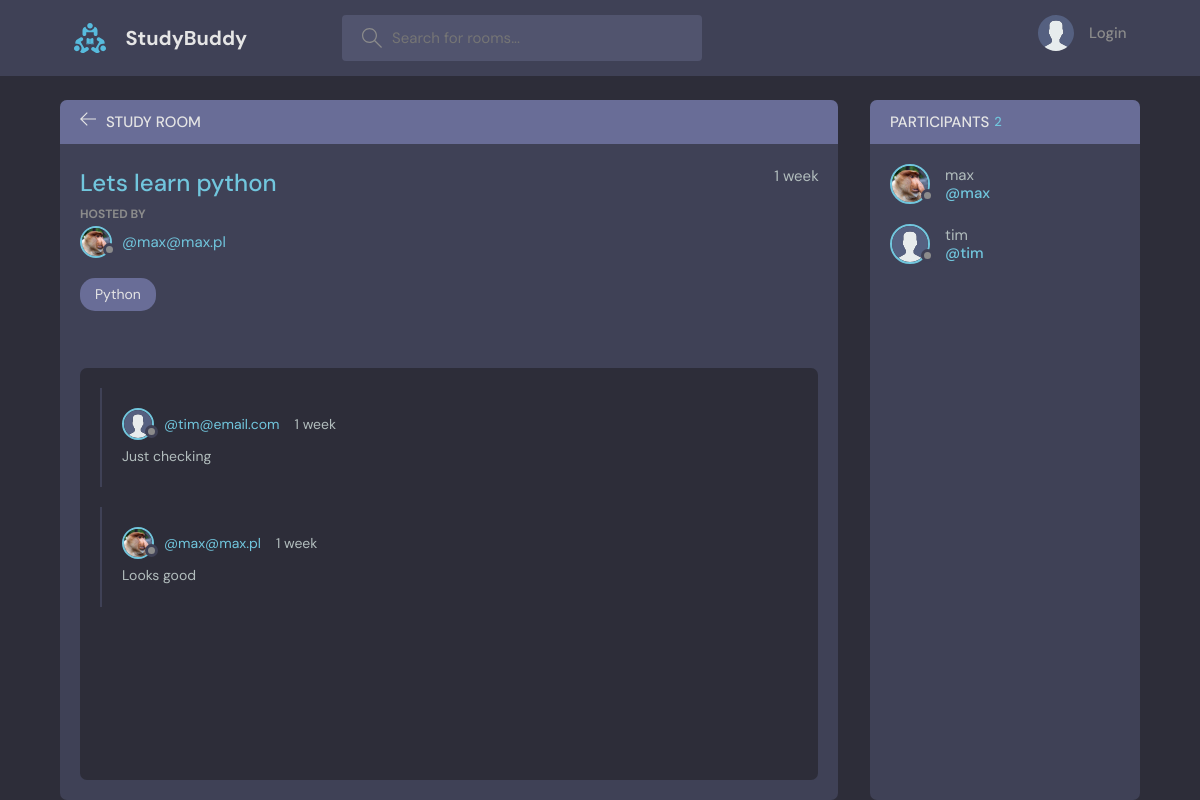
The page /room/1/ on the database its author committed.
### base/models.py (models this page shows, shortened)
class Room(models.Model):
    host = models.ForeignKey(User, on_delete=models.SET_NULL, null=True)
    topic = models.ForeignKey(Topic, on_delete=models.SET_NULL, null=True)
    name = models.CharField(max_length=200)
    description = models.TextField(null=True, blank=True)
    participants = models.ManyToManyField(User, related_name='participants', blank=True)
    updated = models.DateTimeField(auto_now=True)
    created = models.DateTimeField(auto_now_add=True)
    class Meta:
        ordering = ['-updated', '-created']

class User(AbstractUser):
    name = models.CharField(max_length=200, null=True)
    email = models.EmailField(unique=True, null=True)
    bio = models.TextField(null=True)
    avatar = models.ImageField(null=True, default="avatar.svg")
    USERNAME_FIELD = 'email'
    REQUIRED_FIELDS =[]

class Topic(models.Model):
    name = models.CharField(max_length=200)
    def __str__(self) -> str:
        return self.name

class Message(models.Model):
    user = models.ForeignKey(User, on_delete=models.CASCADE)
    room = models.ForeignKey(Room, on_delete=models.CASCADE)
    body = models.TextField()
    updated = models.DateTimeField(auto_now=True)
    created = models.DateTimeField(auto_now_add=True)
    class Meta:
        ordering = ['-updated', '-created']

### base/views.py (the view, shortened to what this page needs)
# urls.py: path('room/<str:pk>/', views.room, name="room"),
def room(request, pk):
    room = Room.objects.get(id=pk)
    room_m = room.message_set.all()
    participants = room.participants.all()
    context = {'room': room, 'room_m':room_m, 'participants':participants}
    return render(request, 'base/room.html', context)

### base/templates/base/room.html (shortened to what this page needs)
{% extends 'main.html' %}
{% block content %}
    <main class="profile-page layout layout--2">
      <div class="container">
        <div class="room">
          <div class="room__top">
            <div class="room__topLeft">
              <a href="{% url 'home' %}">
                <svg version="1.1" xmlns="http://www.w3.org/2000/svg" width="32" height="32" viewBox="0 0 32 32">
                  <title>arrow-left</title>
                  <path
                    d="M13.723 2.286l-13.723 13.714 13.719 13.714 1.616-1.611-10.96-10.96h27.625v-2.286h-27.625l10.965-10.965-1.616-1.607z"
                  ></path>
                </svg>
              </a>
              <h3>Study Room</h3>
            </div>
          </div>
          <div class="room__box scroll">
            <div class="room__header scroll">
              <div class="room__info">
                <h3>{{room.name}}</h3>
                <span>{{room.created|timesince}}</span>
              </div>
              <div class="room__hosted">
                <p>Hosted By</p>
                <a href="{% url 'user-profile' room.host.id %}" class="room__author">
                  <div class="avatar avatar--small">
                    <img src="{{room.host.avatar.url}}" />
                  </div>
                  <span>@{{room.host}}</span>
                </a>
              </div>
              <span class="room__topics">{{room.topic}}</span>
            </div>
            <div class="room__conversation">
              <div class="threads scroll">
                {% for message in room_m %}
                <div class="thread">
                  <div class="thread__top">
                    <div class="thread__author">
                      <a href="{% url 'user-profile' message.user.id%}" class="thread__authorInfo">
                        <div class="avatar avatar--small">
                          <img src="{{message.user.avatar.url}}" />
                        </div>
                        <span>@{{message.user}}</span>
                      </a>
                      <span class="thread__date">{{message.created|timesince}}</span>
                    </div>
                  </div>
                  <div class="thread__details">
                    {{message.body}}
                  </div>
                </div>
                {% endfor %}
              </div>
            </div>
          </div>
        </div>
        <div class="participants">
          <h3 class="participants__top">Participants <span>{{room.participants.all.count}}</span></h3>
          <div class="participants__list scroll">
            {% for participant in participants %}
            <a href="{% url 'user-profile' participant.id %}" class="participant">
              <div class="avatar avatar--medium">
                <img src="{{participant.avatar.url}}" />
              </div>
              <p>
                {{participant.username}}
                <span>@{{participant.username}}</span>
              </p>
            </a>
            {% endfor %}
          </div>
        </div>
      </div>
    </main>
{% endblock content %}

### templates/main.html (shortened to what this page needs)
<!DOCTYPE html>
{% load static %}
<html lang="en">
  <head>
    <link rel="stylesheet" href="{% static 'styles/style.css' %}" />
  </head>
  <body>
    {% include 'navbar.html' %}
    {% block content %}
    {% endblock %}
  </body>
</html>

### templates/navbar.html (shortened to what this page needs)
{% load static %}
<header class="header header--loggedIn">
    <div class="container">
      <a href="{% url 'home' %}" class="header__logo">
        <img src="{% static 'images/logo.svg' %}" />
        <h1>StudyBuddy</h1>
      </a>
      <form class="header__search" method="'GET" action="{% url 'home' %}">
        <label>
          <input placeholder="Search for rooms..." />
        </label>
      </form>
      <nav class="header__menu">
        {% if request.user.is_authenticated %}
        <div class="header__user">
          <a href="{% url 'user-profile' request.user.id %}">
            <div class="avatar avatar--medium active">
              <img src="{{request.user.avatar.url}}" />
            </div>
            <p>{{request.user.username}}<span>@{{request.user.username}}</span></p>
          </a>
          <button class="dropdown-button">
            <svg version="1.1" xmlns="http://www.w3.org/2000/svg" width="32" height="32" viewBox="0 0 32 32">
              <title>chevron-down</title>
              <path d="M16 21l-13-13h-3l16 16 16-16h-3l-13 13z"></path>
            </svg>
          </button>
        </div>
        {% else %}
        <a href="{% url 'login' %}">
          <img src="{% static 'images/avatar.svg' %}" />
          <p>Login</p>
        </a>
        {% endif %}
      </nav>
    </div>
  </header>

### rows shown on the page
Room: name "Lets learn python", created "1 week", host.avatar (picture), host "max@max.pl", topic "Python", participants.all.count "2"
Message: user.avatar (placeholder picture), user "tim@email.com", created "1 week", body "Just checking"
Message: user.avatar (picture), user "max@max.pl", created "1 week", body "Looks good"
User: avatar (picture), username "max"
User: avatar (placeholder picture), username "tim"
